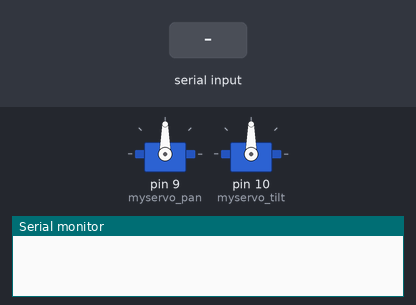
The sketch below on a simulated Arduino Uno, built with avr-gcc and run on an emulated ATmega328P. Shown: 2 × servo, the last lines printed to the serial monitor. The inputs (shaded band) are chosen by the test bench.

Above: at 1.2 s.
1.3 s: "w" received over Serial
At 1.6 s:
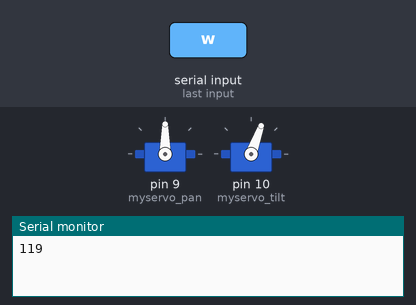
2.8 s: "s" received over Serial
At 4.0 s:
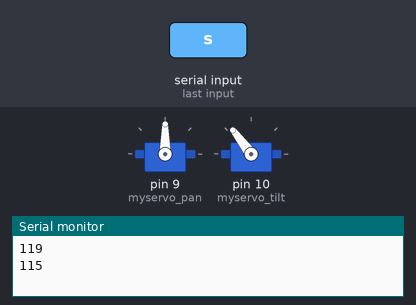
4.3 s: "a" received over Serial
At 5.1 s:
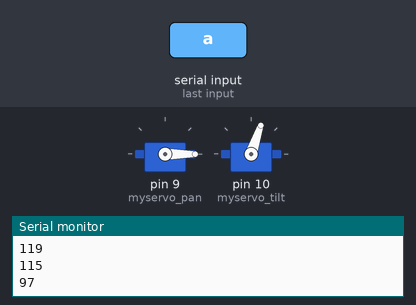
5.8 s: "d" received over Serial
At 6.2 s:
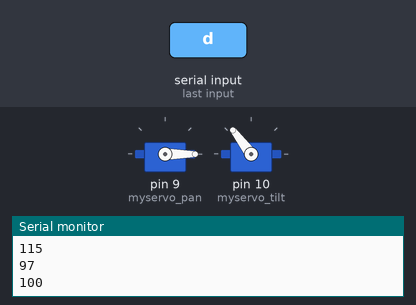
Timing chart, 0 to 8.3 s (numbered marks = the images above; inputs shaded):
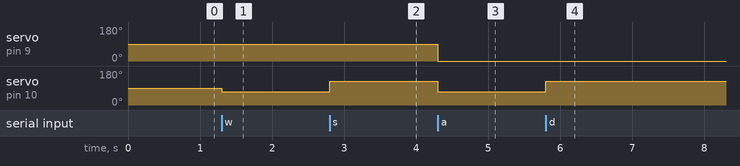

The sketch:

arduino.ino
```cpp
#include <Servo.h>
Servo myservo_pan;
Servo myservo_tilt;// create servo object to control a servo
// twelve servo objects can be created on most boards
int p=0;

void setup() {
  // Start serial communication at a baud rate of 9600
  myservo_pan.attach(9);
  myservo_tilt.attach(10);
//  myservo_pan.write(90);
//  myservo_tilt.write(98);
  Serial.begin(9600);
}

void loop() {
  // Check if data is available to read
  if (Serial.available()) {
    // Read the incoming byte
    int p = Serial.read();

    // Perform actions based on the received value
    if(p==119){
        myservo_pan.write(90);
        myservo_tilt.write(70);
        delay(100);
        Serial.println(p);

    }
    else if(p==115){
        myservo_pan.write(90);
        myservo_tilt.write(127);
        delay(100);
        Serial.println(p);

    }
   else if(p==97){
        myservo_pan.write(0);
        myservo_tilt.write(71);
        delay(100);
        Serial.println(p);
   }

      else if(p==100){
        myservo_pan.write(0);
        myservo_tilt.write(127);
        delay(100);
        Serial.println(p);
      }
      else{}
//      default:
//
//        myservo_pan.write(90);
//        myservo_tilt.write(98);
//        delay(2000);
//        Serial.println("Invalid option");
//        break;
    }
  }
```

Measured:
- after the input at 1.3 s, servo on pin 10 (myservo_tilt): 90° → 70° at once
- after the input at 2.8 s, servo on pin 10 (myservo_tilt): 70° → 127° at once
- after the input at 4.3 s, servo on pin 9 (myservo_pan): 90° → 0° at once; servo on pin 10 (myservo_tilt): 127° → 71° at once
- after the input at 5.8 s, servo on pin 10 (myservo_tilt): 71° → 127° at once
